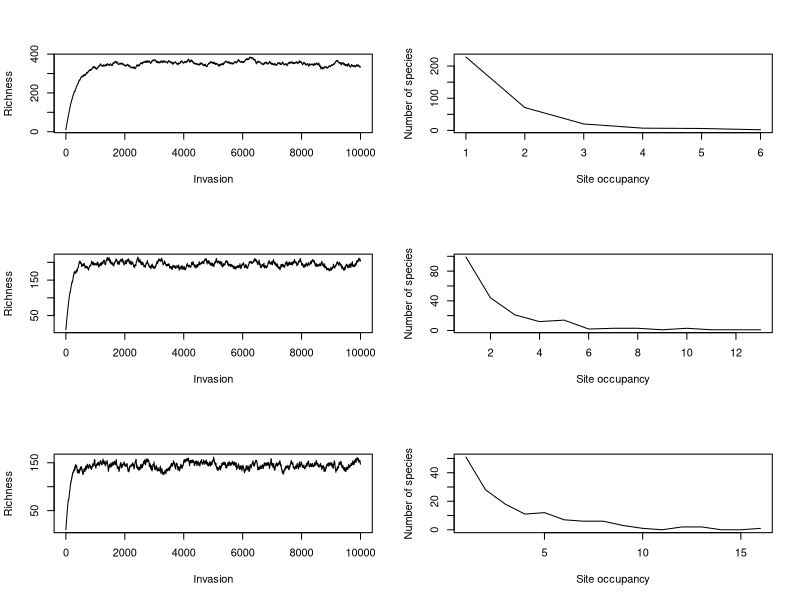

R code for this plot:
## This script will numerically simulate the LSPD model to demonstrate the convergence on 
## a right-skewed time-invariant steady state OFD

simulateLSPD <- function(N=50, n=10, m=10, invasions=1e4, storeS=T, neutral=T) {
  
  # List of N vectors of length n:
  occupancy_list <- apply(t(replicate(N,as.array(1:n))),1,as.list)

  # N by n array recordSing species' integer IDs
  occupancy_table <- t(replicate(N,as.array(1:n)))

  # Storage object for intermediate richness
  if (storeS) {
    recordS <- data.frame(i=1:invasions,S=NA)  
  }
  
  # Initialise counter for integer species IDs
  last_i <- length(unique(as.vector(occupancy_table)))
  
  for(i in 1:invasions){
    S <- length(unique(as.vector(occupancy_table)))
    if (storeS) {
      recordS$S[i] <- S
    }
    new_i <- last_i+1
    
    ## Regional invasion + internal colonisation by new species
    # Sample random colonised patch
    invaded_patch <- sample.int(nrow(occupancy_table),1)
    
    # Sample additional colonisations
    if (neutral) {
      invade_patches <- rep(FALSE, nrow(occupancy_table))
      invade_patches[invaded_patch] <- TRUE  
    } else {
      invade_other_probability <- n/S # probability of additional colonisation
      invade_patches <- as.logical(rbinom(nrow(occupancy_table),1,invade_other_probability))
      invade_patches[invaded_patch] <- TRUE
    }
    
    # Update occupancy table
    for(patch in which(invade_patches)){
      occupancy_table[patch,sample.int(n,1)] <- new_i 
    }
    
    ## Internal colonisation by resident species
    # Sample species whose range expands
    mixers <- occupancy_table[rbinom(length(occupancy_table), 1, m/length(occupancy_table))==1]
    
    # Update occupancy table
    for (j in mixers) {
      target_patch <- sample.int(nrow(occupancy_table),1)
      if(j %in% occupancy_table[target_patch,]) next;
      occupancy_table[target_patch,sample.int(n,1)] <- j
    }
    
    last_i <- new_i
  }
  
  OFD_table <- table(table(as.numeric(as.factor(occupancy_table))))
  OFD <- data.frame(site.occ=1:max(as.numeric(names(OFD_table))),
                    freq=0)
  OFD$freq[as.numeric(names(OFD_table))] <- OFD_table
  if (storeS) {
    return(list(S=recordS, OFD=OFD))
  } else {
    return(OFD)
  }
}

N <- 50 # set number of sites
n <- 10 # set richness limit for all sites
invasions <- 1e4 # set number of invasions

par(mfrow=c(3,2))

m <- 1 # set mixing rate
res <- simulateLSPD(N=N, n=n, m=m, invasions=invasions, storeS=T)
plot(res$S, type='l', xlab="Invasion", ylab="Richness")
plot(res$OFD, xlab="Site occupancy", ylab="Number of species", type='l')

m <- 5 # set mixing rate
res <- simulateLSPD(N=N, n=n, m=m, invasions=invasions, storeS=T)
plot(res$S, type='l', xlab="Invasion", ylab="Richness")
plot(res$OFD, xlab="Site occupancy", ylab="Number of species", type='l')

m <- 10 # set mixing rate
res <- simulateLSPD(N=N, n=n, m=m, invasions=invasions, storeS=T)
plot(res$S, type='l', xlab="Invasion", ylab="Richness")
plot(res$OFD, xlab="Site occupancy", ylab="Number of species", type='l')

if (0) {
  # Run in parallel, high CPU machine recommended
  require(foreach)
  require(doParallel)
  require(tidyverse)
  
  cores=detectCores()  
  cl <- makeCluster(cores)
  registerDoParallel(cl)
  
  N <- 50 # set number of sites
  n <- 10 # set richness limit for all sites
  invasions <- 1e4 # set number of invasions
  no_reps <- 1000
  
  res <- c()
  m <- c(2.5,5,10)
  
  for (mm in m) {
    res_m <- foreach (r=1:no_reps, .combine=rbind) %dopar% { 
      res_r <- simulateLSPD(N=N, n=n, m=mm, invasions=invasions, storeS=F)
      res_r$m <- mm
      res_r
    }
    res <- rbind(res, res_m)
  }
  stopCluster(cl)
  
  write.csv(res, "/data/home/btx718/Paleolimnology/datasets/EA/summary_data/LSPD_res_neutral.csv", row.names=F)
  
  res.mn <- res %>%
    group_by(m, site.occ) %>%
    summarise(freq.mn=mean(freq), freq.sd=sd(freq))
  
  write.csv(res.mn, "/data/home/btx718/Paleolimnology/datasets/EA/summary_data/LSPD_res_neutral_mean.csv", row.names=F)
}

